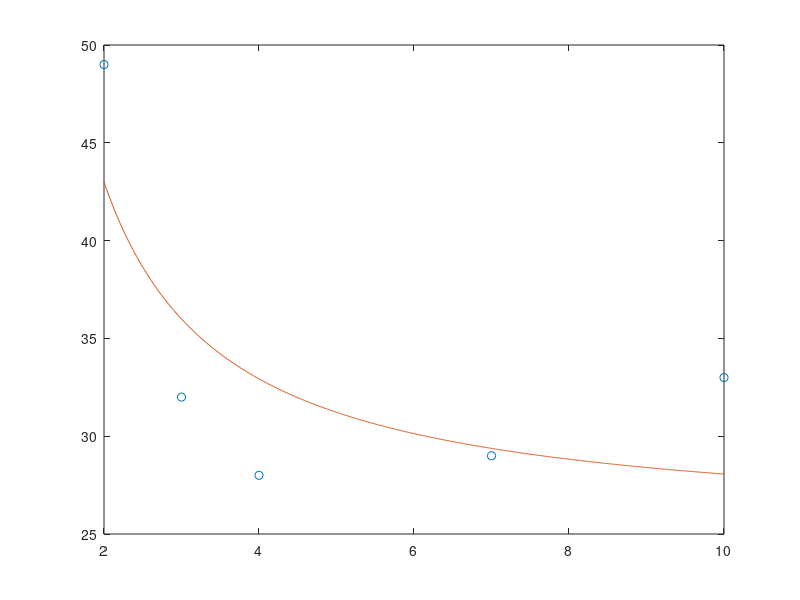

Reproduce this figure in MATLAB.
% mert karakaya 090210362
clc
clear

x=[2, 3, 4, 7, 10];
y=[49, 32, 28, 29, 33];

% lny = lna + (b/x)

Yu=sum(log(y));
Yb=sum((1./x).*log(y));
Y=[Yu;
   Yb];

lu=length(x);
ru=sum(1./x);
lb=sum(1./x);
rb=sum(1./x.^2);

M=[lu, ru;
   lb, rb];

coef=M\Y;
a=exp(coef(1));
b=coef(2);

xp=2:0.01:10;
f=a*exp(b./xp);

plot(x,y,"o")
hold on
plot(xp,f)

f8=a*exp(b./8)
% function value at x=8 is 28.8238
% a=25.2275 b=1.0661